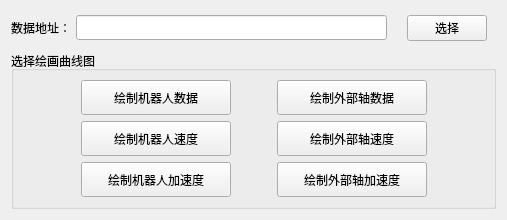
<?xml version="1.0" encoding="UTF-8"?>
<ui version="4.0">
 <class>PWidget</class>
 <widget class="QWidget" name="PWidget">
  <property name="geometry">
   <rect>
    <x>0</x>
    <y>0</y>
    <width>507</width>
    <height>220</height>
   </rect>
  </property>
  <property name="sizePolicy">
   <sizepolicy hsizetype="Fixed" vsizetype="Fixed">
    <horstretch>0</horstretch>
    <verstretch>0</verstretch>
   </sizepolicy>
  </property>
  <property name="windowTitle">
   <string>PWidget</string>
  </property>
  <layout class="QVBoxLayout" name="verticalLayout">
   <item>
    <widget class="QWidget" name="widget" native="true">
     <property name="sizePolicy">
      <sizepolicy hsizetype="Preferred" vsizetype="Fixed">
       <horstretch>0</horstretch>
       <verstretch>0</verstretch>
      </sizepolicy>
     </property>
     <property name="maximumSize">
      <size>
       <width>16777215</width>
       <height>300</height>
      </size>
     </property>
     <layout class="QHBoxLayout" name="horizontalLayout">
      <property name="spacing">
       <number>0</number>
      </property>
      <property name="leftMargin">
       <number>0</number>
      </property>
      <property name="topMargin">
       <number>0</number>
      </property>
      <property name="bottomMargin">
       <number>0</number>
      </property>
      <item>
       <widget class="QLabel" name="label">
        <property name="text">
         <string>数据地址：</string>
        </property>
       </widget>
      </item>
      <item>
       <spacer name="horizontalSpacer_5">
        <property name="orientation">
         <enum>Qt::Horizontal</enum>
        </property>
        <property name="sizeType">
         <enum>QSizePolicy::Fixed</enum>
        </property>
        <property name="sizeHint" stdset="0">
         <size>
          <width>5</width>
          <height>20</height>
         </size>
        </property>
       </spacer>
      </item>
      <item>
       <widget class="QLineEdit" name="lineEdit">
        <property name="minimumSize">
         <size>
          <width>300</width>
          <height>25</height>
         </size>
        </property>
       </widget>
      </item>
      <item>
       <spacer name="horizontalSpacer_4">
        <property name="orientation">
         <enum>Qt::Horizontal</enum>
        </property>
        <property name="sizeType">
         <enum>QSizePolicy::Fixed</enum>
        </property>
        <property name="sizeHint" stdset="0">
         <size>
          <width>20</width>
          <height>20</height>
         </size>
        </property>
       </spacer>
      </item>
      <item>
       <widget class="QPushButton" name="pushButton">
        <property name="text">
         <string>选择</string>
        </property>
       </widget>
      </item>
     </layout>
    </widget>
   </item>
   <item>
    <widget class="QGroupBox" name="groupBox">
     <property name="title">
      <string>选择绘画曲线图</string>
     </property>
     <layout class="QHBoxLayout" name="horizontalLayout_3">
      <item>
       <spacer name="horizontalSpacer_2">
        <property name="orientation">
         <enum>Qt::Horizontal</enum>
        </property>
        <property name="sizeHint" stdset="0">
         <size>
          <width>40</width>
          <height>20</height>
         </size>
        </property>
       </spacer>
      </item>
      <item>
       <layout class="QHBoxLayout" name="horizontalLayout_2">
        <item>
         <layout class="QFormLayout" name="formLayout">
          <item row="0" column="0">
           <widget class="QPushButton" name="PB_robotinf">
            <property name="minimumSize">
             <size>
              <width>150</width>
              <height>35</height>
             </size>
            </property>
            <property name="text">
             <string>绘制机器人数据</string>
            </property>
           </widget>
          </item>
          <item row="1" column="0">
           <widget class="QPushButton" name="PB_robotvec">
            <property name="sizePolicy">
             <sizepolicy hsizetype="Fixed" vsizetype="Fixed">
              <horstretch>0</horstretch>
              <verstretch>0</verstretch>
             </sizepolicy>
            </property>
            <property name="minimumSize">
             <size>
              <width>150</width>
              <height>35</height>
             </size>
            </property>
            <property name="text">
             <string>绘制机器人速度</string>
            </property>
           </widget>
          </item>
          <item row="2" column="0">
           <widget class="QPushButton" name="PB_robotacc">
            <property name="sizePolicy">
             <sizepolicy hsizetype="Fixed" vsizetype="Fixed">
              <horstretch>0</horstretch>
              <verstretch>0</verstretch>
             </sizepolicy>
            </property>
            <property name="minimumSize">
             <size>
              <width>150</width>
              <height>35</height>
             </size>
            </property>
            <property name="text">
             <string>绘制机器人加速度</string>
            </property>
           </widget>
          </item>
         </layout>
        </item>
        <item>
         <spacer name="horizontalSpacer">
          <property name="orientation">
           <enum>Qt::Horizontal</enum>
          </property>
          <property name="sizeHint" stdset="0">
           <size>
            <width>40</width>
            <height>20</height>
           </size>
          </property>
         </spacer>
        </item>
        <item>
         <layout class="QFormLayout" name="formLayout_2">
          <item row="0" column="0">
           <widget class="QPushButton" name="PB_axisinf">
            <property name="minimumSize">
             <size>
              <width>150</width>
              <height>35</height>
             </size>
            </property>
            <property name="text">
             <string>绘制外部轴数据</string>
            </property>
           </widget>
          </item>
          <item row="1" column="0">
           <widget class="QPushButton" name="PB_axisvec">
            <property name="minimumSize">
             <size>
              <width>150</width>
              <height>35</height>
             </size>
            </property>
            <property name="text">
             <string>绘制外部轴速度</string>
            </property>
           </widget>
          </item>
          <item row="2" column="0">
           <widget class="QPushButton" name="PB_axisacc">
            <property name="minimumSize">
             <size>
              <width>150</width>
              <height>35</height>
             </size>
            </property>
            <property name="text">
             <string>绘制外部轴加速度</string>
            </property>
           </widget>
          </item>
         </layout>
        </item>
       </layout>
      </item>
      <item>
       <spacer name="horizontalSpacer_3">
        <property name="orientation">
         <enum>Qt::Horizontal</enum>
        </property>
        <property name="sizeHint" stdset="0">
         <size>
          <width>40</width>
          <height>20</height>
         </size>
        </property>
       </spacer>
      </item>
     </layout>
    </widget>
   </item>
  </layout>
 </widget>
 <resources/>
 <connections/>
</ui>
